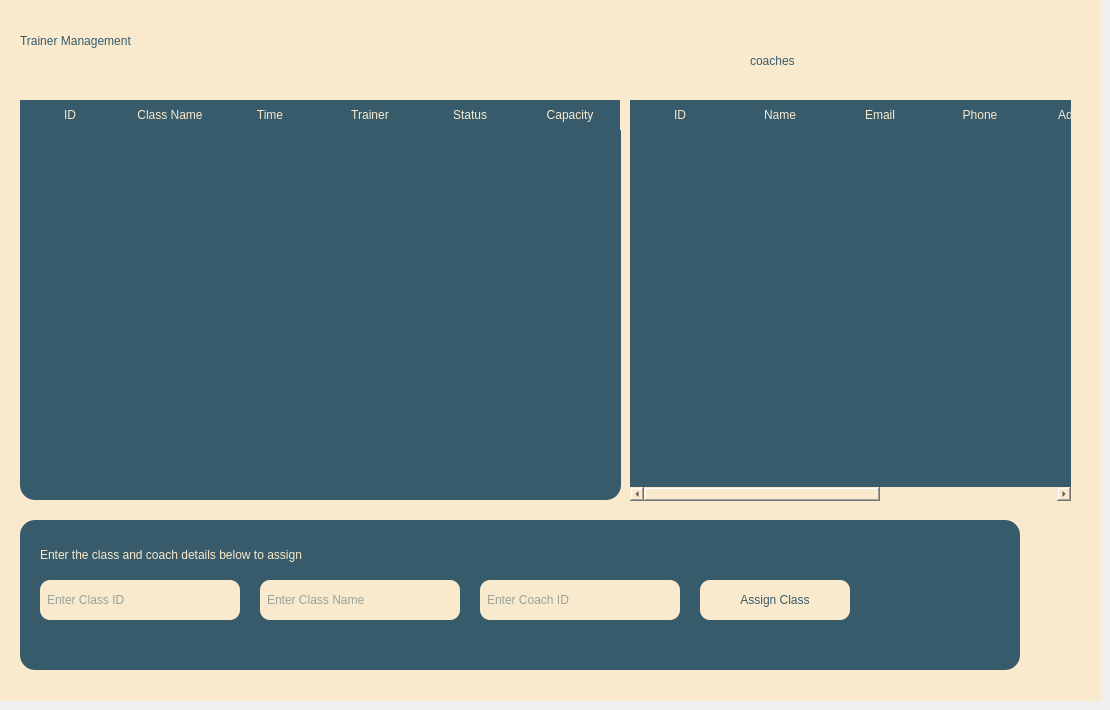
       <widget class="QWidget" name="page_3">
        <widget class="QWidget" name="widget_6" native="true">
         <property name="geometry">
          <rect>
           <x>0</x>
           <y>0</y>
           <width>1101</width>
           <height>701</height>
          </rect>
         </property>
         <property name="styleSheet">
          <string notr="true">background-color: rgb(249, 234, 205);</string>
         </property>
         <widget class="QLabel" name="label_8">
          <property name="geometry">
           <rect>
            <x>20</x>
            <y>20</y>
            <width>311</width>
            <height>41</height>
           </rect>
          </property>
          <property name="styleSheet">
           <string notr="true">color: rgb(55, 91, 106);
font: 24pt &quot;Yeasty Flavors&quot;;</string>
          </property>
          <property name="text">
           <string>Trainer Management</string>
          </property>
         </widget>
         <widget class="QTableWidget" name="tableWidget_15">
          <property name="geometry">
           <rect>
            <x>630</x>
            <y>100</y>
            <width>441</width>
            <height>401</height>
           </rect>
          </property>
          <property name="styleSheet">
           <string notr="true">QTableWidget {
    background-color: rgb(55, 91, 106);
    font: 11pt &quot;Yeasty Flavors&quot;;
    color: rgb(249, 234, 205);
    border-radius: 15px;
    gridline-color: rgb(249, 234, 205);
}

QHeaderView::section {
    background-color: rgb(55, 91, 106);
    color: rgb(249, 234, 205);
    font: bold 12pt &quot;Yeasty Flavors&quot;;
    border: none;
    padding: 6px;
}

QTableWidget::item {
    selection-background-color: rgb(198, 143, 59);
    selection-color: black;
}</string>
          </property>
          <property name="rowCount">
           <number>0</number>
          </property>
          <property name="columnCount">
           <number>7</number>
          </property>
          <column>
           <property name="text">
            <string>ID</string>
           </property>
          </column>
          <column>
           <property name="text">
            <string>Name</string>
           </property>
          </column>
          <column>
           <property name="text">
            <string>Email</string>
           </property>
          </column>
          <column>
           <property name="text">
            <string>Phone</string>
           </property>
          </column>
          <column>
           <property name="text">
            <string>Address</string>
           </property>
          </column>
          <column>
           <property name="text">
            <string>Age</string>
           </property>
          </column>
          <column>
           <property name="text">
            <string>Assigned Classes</string>
           </property>
          </column>
         </widget>
         <widget class="QTableWidget" name="tableWidget_14">
          <property name="geometry">
           <rect>
            <x>20</x>
            <y>100</y>
            <width>601</width>
            <height>400</height>
           </rect>
          </property>
          <property name="styleSheet">
           <string notr="true">QTableWidget {
    background-color: rgb(55, 91, 106);
    font: 11pt &quot;Yeasty Flavors&quot;;
    color: rgb(249, 234, 205);
    border-radius: 15px;
    gridline-color: rgb(249, 234, 205);
}

QHeaderView::section {
    background-color: rgb(55, 91, 106);
    color: rgb(249, 234, 205);
    font: bold 12pt &quot;Yeasty Flavors&quot;;
    border: none;
    padding: 6px;
}

QTableWidget::item {
    selection-background-color: rgb(198, 143, 59);
    selection-color: black;
}</string>
          </property>
          <column>
           <property name="text">
            <string>ID</string>
           </property>
          </column>
          <column>
           <property name="text">
            <string>Class Name</string>
           </property>
          </column>
          <column>
           <property name="text">
            <string>Time</string>
           </property>
          </column>
          <column>
           <property name="text">
            <string>Trainer</string>
           </property>
          </column>
          <column>
           <property name="text">
            <string>Status</string>
           </property>
          </column>
          <column>
           <property name="text">
            <string>Capacity</string>
           </property>
          </column>
         </widget>
         <widget class="QWidget" name="widget_assign_class" native="true">
          <property name="geometry">
           <rect>
            <x>20</x>
            <y>520</y>
            <width>1000</width>
            <height>150</height>
           </rect>
          </property>
          <property name="styleSheet">
           <string notr="true">background-color: rgb(55, 91, 106);
border-radius: 15px;</string>
          </property>
          <widget class="QLineEdit" name="lineEditClassId">
           <property name="geometry">
            <rect>
             <x>20</x>
             <y>60</y>
             <width>200</width>
             <height>40</height>
            </rect>
           </property>
           <property name="styleSheet">
            <string notr="true">QLineEdit {
    background-color: rgb(249, 234, 205);
    border: none;
    border-radius: 10px;
    padding: 5px;
    font: 12pt &quot;Yeasty Flavors&quot;;
    color: rgb(55, 91, 106);
}</string>
           </property>
           <property name="placeholderText">
            <string>Enter Class ID</string>
           </property>
          </widget>
          <widget class="QLineEdit" name="lineEditClassName">
           <property name="geometry">
            <rect>
             <x>240</x>
             <y>60</y>
             <width>200</width>
             <height>40</height>
            </rect>
           </property>
           <property name="styleSheet">
            <string notr="true">QLineEdit {
    background-color: rgb(249, 234, 205);
    border: none;
    border-radius: 10px;
    padding: 5px;
    font: 12pt &quot;Yeasty Flavors&quot;;
    color: rgb(55, 91, 106);
}</string>
           </property>
           <property name="placeholderText">
            <string>Enter Class Name</string>
           </property>
          </widget>
          <widget class="QLineEdit" name="lineEditCoachId">
           <property name="geometry">
            <rect>
             <x>460</x>
             <y>60</y>
             <width>200</width>
             <height>40</height>
            </rect>
           </property>
           <property name="styleSheet">
            <string notr="true">QLineEdit {
    background-color: rgb(249, 234, 205);
    border: none;
    border-radius: 10px;
    padding: 5px;
    font: 12pt &quot;Yeasty Flavors&quot;;
    color: rgb(55, 91, 106);
}</string>
           </property>
           <property name="placeholderText">
            <string>Enter Coach ID</string>
           </property>
          </widget>
          <widget class="QPushButton" name="assignClassBtn">
           <property name="geometry">
            <rect>
             <x>680</x>
             <y>60</y>
             <width>150</width>
             <height>40</height>
            </rect>
           </property>
           <property name="styleSheet">
            <string notr="true">QPushButton {
    background-color: rgb(249, 234, 205);
    color: rgb(55, 91, 106);
    border-radius: 10px;
    font: bold 12pt &quot;Yeasty Flavors&quot;;
}
QPushButton:hover {
    background-color: rgb(198, 143, 59);
    color: white;
}</string>
           </property>
           <property name="text">
            <string>Assign Class</string>
           </property>
          </widget>
          <widget class="QLabel" name="label_assign_instructions">
           <property name="geometry">
            <rect>
             <x>20</x>
             <y>20</y>
             <width>500</width>
             <height>30</height>
            </rect>
           </property>
           <property name="styleSheet">
            <string notr="true">color: rgb(249, 234, 205);
font: 14pt &quot;Yeasty Flavors&quot;;</string>
           </property>
           <property name="text">
            <string>Enter the class and coach details below to assign</string>
           </property>
          </widget>
         </widget>
         <widget class="QLabel" name="label_9">
          <property name="geometry">
           <rect>
            <x>750</x>
            <y>40</y>
            <width>311</width>
            <height>41</height>
           </rect>
          </property>
          <property name="styleSheet">
           <string notr="true">color: rgb(55, 91, 106);
font: 24pt &quot;Yeasty Flavors&quot;;</string>
          </property>
          <property name="text">
           <string>coaches</string>
          </property>
         </widget>
        </widget>
       </widget>
